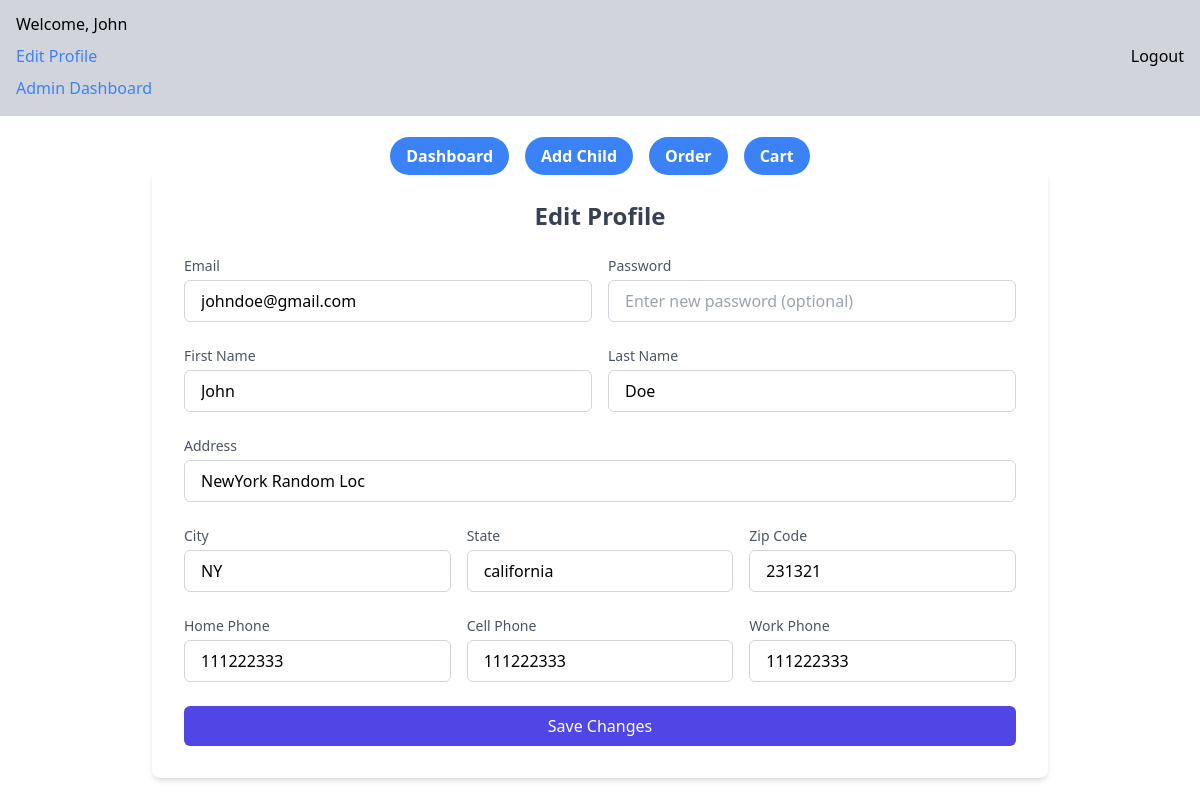
Screenshot of /edit-profile (signed in) with the database file from the repository.
### app/models.py (models this page shows, shortened)
class Parent(UserMixin,db.Model):
    __tablename__ = 'parents'
    id = db.Column(db.Integer, primary_key=True, autoincrement=True)
    email = db.Column(db.String(120), unique=True, nullable=False)
    password_hash = db.Column(db.String(128), nullable=False)
    first_name = db.Column(db.String(50), nullable=False)
    last_name = db.Column(db.String(50), nullable=False)
    address = db.Column(db.String(255), nullable=False)
    state = db.Column(db.String(50), nullable=False)
    city = db.Column(db.String(50), nullable=False)
    zip_code = db.Column(db.String(10), nullable=False)
    home_phone = db.Column(db.String(15), nullable=True)
    cell_phone = db.Column(db.String(15), nullable=False)
    work_phone = db.Column(db.String(15), nullable=True)
    children = db.relationship('Child', back_populates='parent', cascade='all, delete-orphan')
    orders = db.relationship('Order', back_populates='parent', cascade='all, delete-orphan')

### app/routes/dashboard.py (the view)
@dashboard.route('/edit-profile', methods=['GET'])
@login_required
def edit_profile():
    return render_template('edit_profile.html', user=current_user)

### app/__init__.py (called while the page is built)
def create_app():
    app = Flask(__name__,
                static_folder='static')
    app.config['SQLALCHEMY_DATABASE_URI'] = 'sqlite:///app.db'
    app.config['SQLALCHEMY_TRACK_MODIFICATIONS'] = False
    app.config['SECRET_KEY'] = 'your_secret_key_here'
    app.config['JWT_SECRET_KEY'] = 'your_jwt_secret_key_here'
    login_manager = LoginManager()
    login_manager.login_view = 'auth.login'
    login_manager.init_app(app)
    db.init_app(app)
    jwt = JWTManager(app)
    from app.models import Parent
    @login_manager.user_loader
    def load_user(user_id):
        return Parent.query.get(int(user_id))
    app.register_blueprint(dashboard, url_prefix='/')
    app.register_blueprint(auth, url_prefix='/')
    app.register_blueprint(order, url_prefix='/')
    app.register_blueprint(admin, url_prefix='/')
    return app

### app/templates/edit_profile.html
{% extends '_layout.html' %}
{% block content %}
<div class="max-w-4xl mx-auto bg-white p-8 rounded-lg shadow-md">
    <h2 class="text-2xl font-bold mb-6 text-gray-700 text-center">Edit Profile</h2>
    <form action="/edit-profile" method="POST" class="space-y-6">
        <div class="grid grid-cols-1 md:grid-cols-2 gap-4">
            <div>
                <label for="email" class="block text-sm font-medium text-gray-600">Email</label>
                <input type="email" id="email" name="email" class="mt-1 w-full px-4 py-2 border border-gray-300 rounded-md focus:ring-indigo-500 focus:border-indigo-500" value="{{ user.email }}" required>
            </div>
            <div>
                <label for="password" class="block text-sm font-medium text-gray-600">Password</label>
                <input type="password" id="password" name="password" class="mt-1 w-full px-4 py-2 border border-gray-300 rounded-md focus:ring-indigo-500 focus:border-indigo-500" placeholder="Enter new password (optional)">
            </div>
        </div>
        <div class="grid grid-cols-1 md:grid-cols-2 gap-4">
            <div>
                <label for="first_name" class="block text-sm font-medium text-gray-600">First Name</label>
                <input type="text" id="first_name" name="first_name" class="mt-1 w-full px-4 py-2 border border-gray-300 rounded-md focus:ring-indigo-500 focus:border-indigo-500" value="{{ user.first_name }}" required>
            </div>
            <div>
                <label for="last_name" class="block text-sm font-medium text-gray-600">Last Name</label>
                <input type="text" id="last_name" name="last_name" class="mt-1 w-full px-4 py-2 border border-gray-300 rounded-md focus:ring-indigo-500 focus:border-indigo-500" value="{{ user.last_name }}" required>
            </div>
        </div>
        <div>
            <label for="address" class="block text-sm font-medium text-gray-600">Address</label>
            <input type="text" id="address" name="address" class="mt-1 w-full px-4 py-2 border border-gray-300 rounded-md focus:ring-indigo-500 focus:border-indigo-500" value="{{ user.address }}" required>
        </div>
        <div class="grid grid-cols-1 md:grid-cols-3 gap-4">
            <div>
                <label for="city" class="block text-sm font-medium text-gray-600">City</label>
                <input type="text" id="city" name="city" class="mt-1 w-full px-4 py-2 border border-gray-300 rounded-md focus:ring-indigo-500 focus:border-indigo-500" value="{{ user.city }}" required>
            </div>
            <div>
                <label for="state" class="block text-sm font-medium text-gray-600">State</label>
                <input type="text" id="state" name="state" class="mt-1 w-full px-4 py-2 border border-gray-300 rounded-md focus:ring-indigo-500 focus:border-indigo-500" value="{{ user.state }}" required>
            </div>
            <div>
                <label for="zip_code" class="block text-sm font-medium text-gray-600">Zip Code</label>
                <input type="text" id="zip_code" name="zip_code" class="mt-1 w-full px-4 py-2 border border-gray-300 rounded-md focus:ring-indigo-500 focus:border-indigo-500" value="{{ user.zip_code }}" required>
            </div>
        </div>
        <div class="grid grid-cols-1 md:grid-cols-3 gap-4">
            <div>
                <label for="home_phone" class="block text-sm font-medium text-gray-600">Home Phone</label>
                <input type="text" id="home_phone" name="home_phone" class="mt-1 w-full px-4 py-2 border border-gray-300 rounded-md focus:ring-indigo-500 focus:border-indigo-500" value="{{ user.home_phone }}">
            </div>
            <div>
                <label for="cell_phone" class="block text-sm font-medium text-gray-600">Cell Phone</label>
                <input type="text" id="cell_phone" name="cell_phone" class="mt-1 w-full px-4 py-2 border border-gray-300 rounded-md focus:ring-indigo-500 focus:border-indigo-500" value="{{ user.cell_phone }}" required>
            </div>
            <div>
                <label for="work_phone" class="block text-sm font-medium text-gray-600">Work Phone</label>
                <input type="text" id="work_phone" name="work_phone" class="mt-1 w-full px-4 py-2 border border-gray-300 rounded-md focus:ring-indigo-500 focus:border-indigo-500" value="{{ user.work_phone }}">
            </div>
        </div>
        <div>
            <button type="submit" class="w-full bg-indigo-600 text-white py-2 px-4 rounded-md hover:bg-indigo-700 focus:outline-none focus:ring-2 focus:ring-indigo-500 focus:ring-offset-2">
                Save Changes
            </button>
        </div>
    </form>
</div>
{% endblock %}

### app/templates/_layout.html (shortened to what this page needs)
<!DOCTYPE html>
<html lang="en">
<head>
    <script src="https://cdn.tailwindcss.com"></script>
</head>
<body>
    <div class="flex flex-col items-center justify-center h-28">
        {% if current_user.is_authenticated %}
        <div class="bg-gray-300 flex justify-between m-4 p-4 items-center w-screen">
            <div class="flex flex-col gap-2">
                <h1>Welcome, {{ current_user.first_name }}</h1>
                <a class="text-blue-500 cursor-pointer" href="/edit-profile">
                    Edit Profile
                </a>
                <a class="text-blue-500 cursor-pointer" href="/admin-dashboard">
                    Admin Dashboard
                </a>
            </div>
        <a href="{{ url_for('auth.logout') }}">Logout</a>
        </div>
        {% endif %}
    </div>
    {% if current_user.is_authenticated %}
        <div class="flex flex-row justify-center items-center space-x-4 mt-8" id="nav">
                   <ul class="flex flex-row justify-center items-center space-x-4">
                    <li><a href="{{ url_for('dashboard.get_users') }}"
                        class="bg-blue-500 hover:bg-blue-700 text-white font-bold py-2 px-4 rounded-full"
                        >Dashboard</a></li>
                    <li><a href="{{ url_for('dashboard.add_child') }}"
                        class="bg-blue-500 hover:bg-blue-700 text-white font-bold py-2 px-4 rounded-full"
                        >Add Child</a></li>
                    <li><a href="{{ url_for('order.order_page') }}"
                        class="bg-blue-500 hover:bg-blue-700 text-white font-bold py-2 px-4 rounded-full"
                        >Order</a></li>
                    <li><a href="{{ url_for('order.cart') }}"
                        class="bg-blue-500 hover:bg-blue-700 text-white font-bold py-2 px-4 rounded-full"
                        >Cart</a></li>
                   </ul>
        </div>
        {% endif %}
        {% block content %}{% endblock %}
</body>
</html>

### rows the page displays
Parent: first_name "John", email "johndoe@gmail.com", last_name "Doe", address "NewYork Random Loc", city "NY", state "california", zip_code "231321", home_phone "111222333", cell_phone "111222333", work_phone "111222333"
